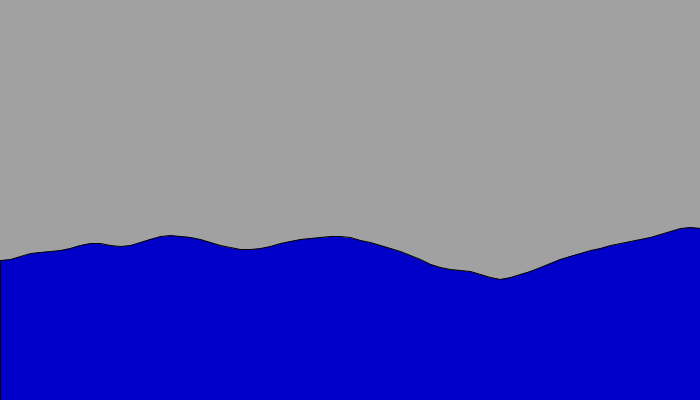
Frame 1 (no input)
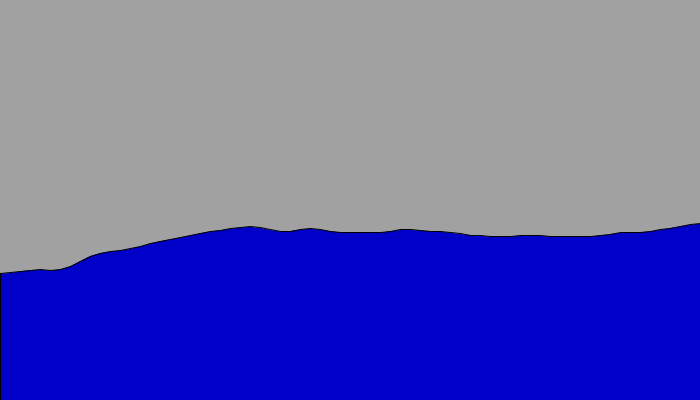
Frame 60 (the mouse pressed at the canvas centre just before this capture)
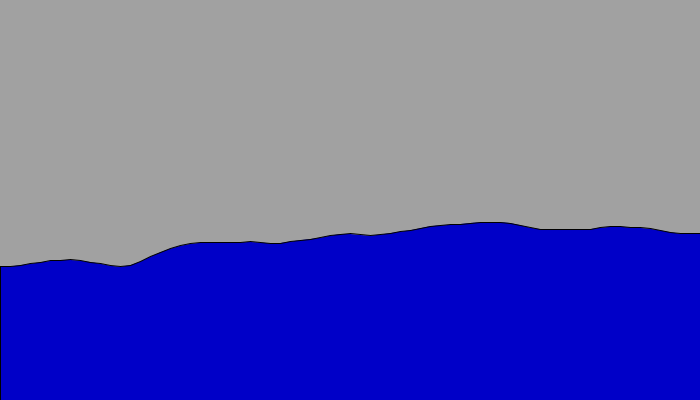
Frame 120 (the mouse held since frame 60 and released just before this capture)

The Processing sketch that drew these frames (run headless with seeded random() and noise(); from frame 60 on, the mouse is pressed at the canvas centre):

// Processing sketch: noise_002
// ── noise_002.pde
// https://p5js.org/examples/math-noise-wave.html
// noise wave

float yoff = 0;

void setup() {
  size(700, 400);
}

void draw() {
  background(161);

  fill(0, 0, 200);
  beginShape();

  float xoff = 0;

  for (float x = 0; x <= width; x += 10) {
    float y = map(noise(xoff, yoff), 0, 1, 200, 300);
    //float y = map(noise(xoff), 0, 1, 200, 300);
    vertex(x, y);

    xoff += 0.04;
  }

  yoff += 0.01;

  vertex(width, height);
  vertex(0, height);
  endShape(CLOSE);
}
